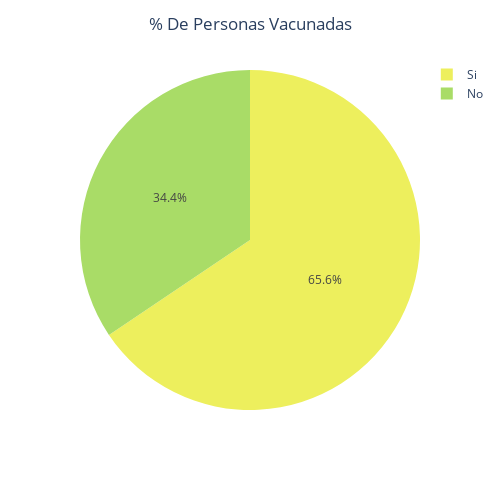

The cell this chart's notebook holds for it:
### Code cell
fig = px.pie(dict_vacunas, values="values",
             names="vacunados", 
             color_discrete_sequence=px.colors.sequential.Aggrnyl_r,width=500,height=500)
fig.update_layout(title_text='% De Personas Vacunadas', title_x=0.5)

### Figure 1 — Plotly figure (JSON) as saved in the notebook; plotly's stock layout.template omitted (floating-point values rounded to 4 significant figures)
{"data": [{"domain": {"x": [0, 1], "y": [0, 1]}, "hovertemplate": "vacunados=%{label}<br>value=%{value}<extra></extra>", "labels": ["Si", "No"], "legendgroup": "", "name": "", "showlegend": true, "type": "pie", "values": [0.6557, 0.3443]}], "layout": {"height": 500, "legend": {"tracegroupgap": 0}, "margin": {"t": 60}, "piecolorway": ["rgb(237, 239, 93)", "rgb(169, 220, 103)", "rgb(110, 197, 116)", "rgb(57, 171, 126)", "rgb(13, 143, 129)", "rgb(15, 114, 121)", "rgb(36, 86, 104)"], "title": {"text": "% De Personas Vacunadas", "x": 0.5}, "width": 500}}
